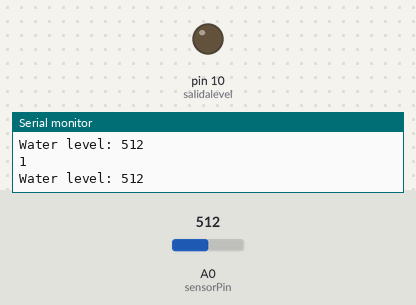
Bench run of a sketch on a simulated Arduino Uno, built with avr-gcc and run on an emulated ATmega328P. Parts: output pins drawn as LEDs (lit = HIGH), the last lines printed to the serial monitor. The test bench sets the inputs (shaded band); at power-on: A0 (sensorPin) = 512. Pins used as bus, display or sensor lines are not drawn.

Above: at 3.8 s.
3.9 s: A0 (sensorPin) set to 219
7.2 s: A0 (sensorPin) set to 186
At 10.8 s:
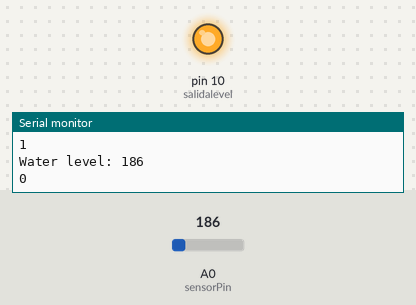
11.5 s: A0 (sensorPin) set to 210
At 14.6 s:
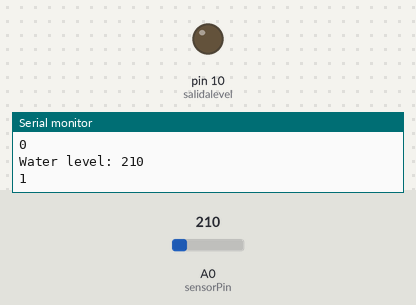
15.5 s: A0 (sensorPin) set to 190
At 18.4 s:
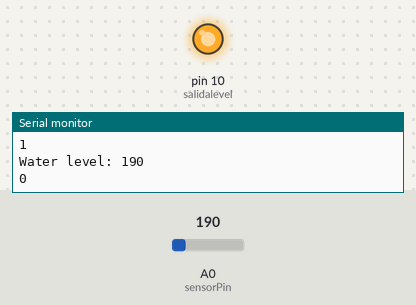
Timing chart, 0 to 19.9 s (numbered marks = the images above; inputs shaded):
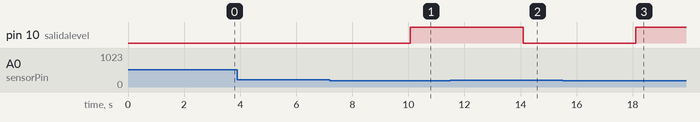

Measured:
- the behaviour switches between 201 and 200 on A0 (sensorPin) (found by bisection; images 0 and 1)
- after the input at 7.2 s, pin 10 (salidalevel): LOW → HIGH after 2.9 s
- after the input at 11.5 s, pin 10 (salidalevel): HIGH → LOW after 2.6 s
- after the input at 15.5 s, pin 10 (salidalevel): LOW → HIGH after 2.6 s

The sketch:

ADC.ino
```cpp
#include <OneWire.h>
#include <DallasTemperature.h>

// Pin donde se conecta el bus 1-Wire
const int pinDatosDQ = 9;
#define sensorPower 7
#define sensorPin A0
#define salidalevel 10
float sensorValue;  //variable to store sensor value
// Value for storing water level
// Value for storing water level
int val = 0;
// Instancia a las clases OneWire y DallasTemperature
OneWire oneWireObjeto(pinDatosDQ);
DallasTemperature sensorDS18B20(&oneWireObjeto);

void setup() {
  // Set D7 as an OUTPUT
  pinMode(sensorPower, OUTPUT);
  pinMode(salidalevel,OUTPUT);
  // Set to LOW so no power flows through the sensor
  digitalWrite(sensorPower, LOW);
  // Iniciamos la comunicación serie
  Serial.begin(9600);
  // Iniciamos el bus 1-Wire
  sensorDS18B20.begin();
}

void loop() {
  delay(1000);

  int level = readSensor();

	Serial.print("Water level: ");
	Serial.println(level);
	delay(1000);

  if (level>200){

     Serial.println("1");
     digitalWrite(salidalevel, LOW);
  }
  else {

   Serial.println("0");
   digitalWrite(salidalevel, HIGH);
  }
}

int readSensor() {
	digitalWrite(sensorPower, HIGH);	// Turn the sensor ON
	delay(10);							// wait 10 milliseconds
	val = analogRead(sensorPin);		// Read the analog value form sensor
	digitalWrite(sensorPower, LOW);		// Turn the sensor OFF
	return val;							// send current reading
}
```
